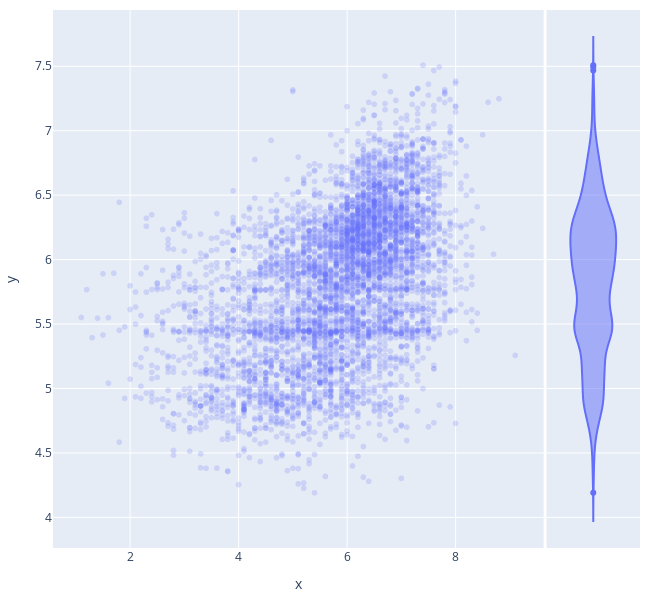

Notebook source saved alongside this figure:
### Code cell
fig = px.scatter(x = Y_test, y = Y_test_pred, opacity=0.2, width=650, height=600, marginal_y='violin')
fig.update_layout( margin=dict(l=20, r=10, t=10, b=10) )
fig.show()

### Figure 1 — Plotly figure (JSON) as saved in the notebook; plotly's stock layout.template omitted (floating-point values rounded to 4 significant figures; data arrays with more than 128 entries replaced by an {"elided": "..."} marker saying what was removed)
{"data": [{"hovertemplate": "x=%{x}<br>y=%{y}<extra></extra>", "legendgroup": "", "marker": {"color": "#636efa", "opacity": 0.2, "symbol": "circle"}, "mode": "markers", "name": "", "showlegend": false, "type": "scattergl", "x": {"elided": "5128 float values"}, "xaxis": "x", "y": {"elided": "5128 float values"}, "yaxis": "y"}, {"alignmentgroup": "True", "hovertemplate": "y=%{y}<extra></extra>", "legendgroup": "", "marker": {"color": "#636efa", "symbol": "circle"}, "name": "", "offsetgroup": "", "scalegroup": "y", "showlegend": false, "type": "violin", "xaxis": "x2", "y": {"elided": "5128 float values"}, "yaxis": "y2"}], "layout": {"height": 600, "legend": {"tracegroupgap": 0}, "margin": {"b": 10, "l": 20, "r": 10, "t": 10}, "width": 650, "xaxis": {"anchor": "y", "domain": [0, 0.8358], "title": {"text": "x"}}, "xaxis2": {"anchor": "y2", "domain": [0.8408, 1], "matches": "x2", "showgrid": false, "showline": false, "showticklabels": false, "ticks": ""}, "yaxis": {"anchor": "x", "domain": [0, 1], "title": {"text": "y"}}, "yaxis2": {"anchor": "x2", "domain": [0, 1], "matches": "y", "showgrid": true, "showticklabels": false}}}
